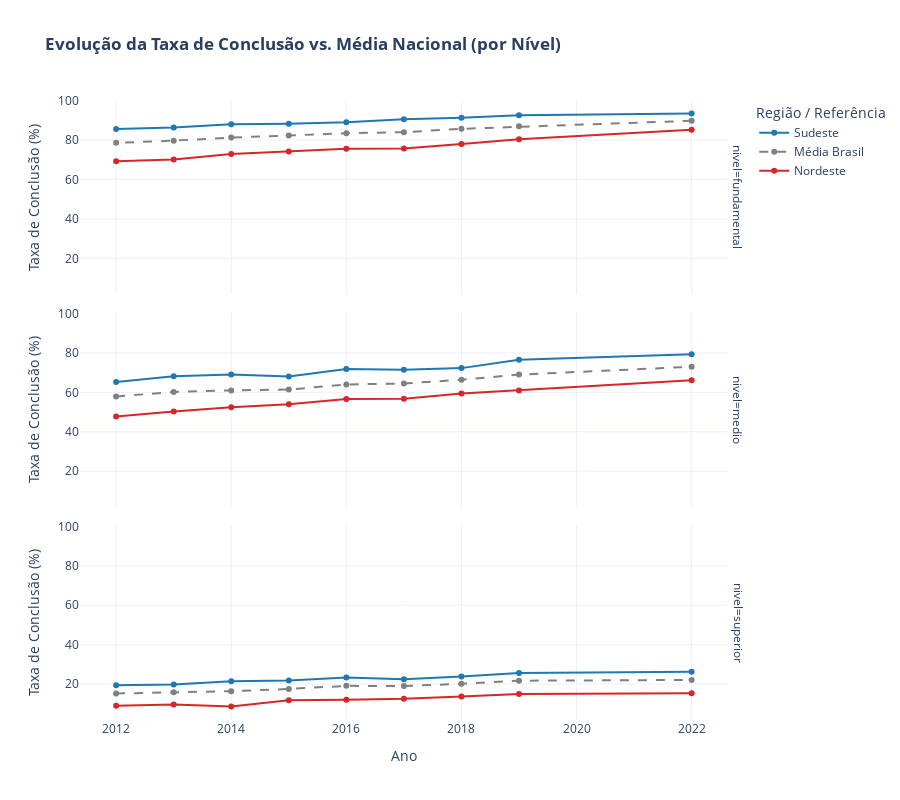

Notebook code for this chart:
### Markdown cell above
### 5. Visualização Focada com Média por Nível

Gráfico de evolução comparando Sudeste e Nordeste, incluindo a linha de referência da Média Brasil para cada nível de ensino.

### Code cell
fig_evolucao_com_media = px.line(
    df_plot_final,
    x='ano',
    y='taxa_concluiu_pct',
    color='regiao',          # Agora contém 'Nordeste', 'Sudeste' e 'Média Brasil'
    line_dash='regiao',        # Define o estilo da linha com base na mesma coluna
    facet_row='nivel',
    title='<b>Evolução da Taxa de Conclusão vs. Média Nacional (por Nível)</b>',
    labels={'ano': 'Ano', 'taxa_concluiu_pct': 'Taxa de Conclusão (%)', 'regiao': 'Região / Referência'},
    markers=True,
    # Define a ordem para a legenda e para os subplots
    category_orders={
        "nivel": ["fundamental", "medio", "superior"],
        "regiao": ["Sudeste", "Média Brasil", "Nordeste"]
    },
    # Mapeia cores específicas para cada categoria
    color_discrete_map={
        'Sudeste': '#1f77b4',
        'Nordeste': '#d62728',
        'Média Brasil': 'gray'
    },
    # Mapeia estilos de linha específicos
    line_dash_map={
        'Sudeste': 'solid',
        'Nordeste': 'solid',
        'Média Brasil': 'dash'
    }
)

fig_evolucao_com_media.update_layout(height=800)
fig_evolucao_com_media.show()

### Figure 1 — Plotly figure (JSON) as saved in the notebook; plotly's stock layout.template omitted (floating-point values rounded to 4 significant figures)
{"data": [{"hovertemplate": "Região / Referência=Sudeste<br>nivel=fundamental<br>Ano=%{x}<br>Taxa de Conclusão (%)=%{y}<extra></extra>", "legendgroup": "Sudeste", "line": {"color": "#1f77b4", "dash": "solid"}, "marker": {"symbol": "circle"}, "mode": "lines+markers", "name": "Sudeste", "orientation": "v", "showlegend": true, "type": "scatter", "x": [2022, 2019, 2018, 2017, 2016, 2015, 2014, 2013, 2012], "xaxis": "x3", "y": [93.5, 92.6, 91.3, 90.6, 89.1, 88.3, 88, 86.4, 85.6], "yaxis": "y3"}, {"hovertemplate": "Região / Referência=Sudeste<br>nivel=medio<br>Ano=%{x}<br>Taxa de Conclusão (%)=%{y}<extra></extra>", "legendgroup": "Sudeste", "line": {"color": "#1f77b4", "dash": "solid"}, "marker": {"symbol": "circle"}, "mode": "lines+markers", "name": "Sudeste", "orientation": "v", "showlegend": false, "type": "scatter", "x": [2012, 2013, 2014, 2015, 2016, 2017, 2018, 2019, 2022], "xaxis": "x2", "y": [65.3, 68.2, 69.1, 68.1, 71.9, 71.5, 72.3, 76.5, 79.3], "yaxis": "y2"}, {"hovertemplate": "Região / Referência=Sudeste<br>nivel=superior<br>Ano=%{x}<br>Taxa de Conclusão (%)=%{y}<extra></extra>", "legendgroup": "Sudeste", "line": {"color": "#1f77b4", "dash": "solid"}, "marker": {"symbol": "circle"}, "mode": "lines+markers", "name": "Sudeste", "orientation": "v", "showlegend": false, "type": "scatter", "x": [2012, 2013, 2014, 2015, 2016, 2017, 2018, 2019, 2022], "xaxis": "x", "y": [19.4, 19.8, 21.4, 21.8, 23.3, 22.4, 23.9, 25.6, 26.2], "yaxis": "y"}, {"hovertemplate": "Região / Referência=Média Brasil<br>nivel=fundamental<br>Ano=%{x}<br>Taxa de Conclusão (%)=%{y}<extra></extra>", "legendgroup": "Média Brasil", "line": {"color": "gray", "dash": "dash"}, "marker": {"symbol": "circle"}, "mode": "lines+markers", "name": "Média Brasil", "orientation": "v", "showlegend": true, "type": "scatter", "x": [2022, 2019, 2018, 2017, 2016, 2015, 2014, 2013, 2012], "xaxis": "x3", "y": [89.8, 87, 85.7, 84, 83.5, 82.3, 81.3, 79.7, 78.6], "yaxis": "y3"}, {"hovertemplate": "Região / Referência=Média Brasil<br>nivel=medio<br>Ano=%{x}<br>Taxa de Conclusão (%)=%{y}<extra></extra>", "legendgroup": "Média Brasil", "line": {"color": "gray", "dash": "dash"}, "marker": {"symbol": "circle"}, "mode": "lines+markers", "name": "Média Brasil", "orientation": "v", "showlegend": false, "type": "scatter", "x": [2012, 2013, 2014, 2015, 2016, 2017, 2018, 2019, 2022], "xaxis": "x2", "y": [57.9, 60.2, 61, 61.4, 64, 64.5, 66.4, 69, 73], "yaxis": "y2"}, {"hovertemplate": "Região / Referência=Média Brasil<br>nivel=superior<br>Ano=%{x}<br>Taxa de Conclusão (%)=%{y}<extra></extra>", "legendgroup": "Média Brasil", "line": {"color": "gray", "dash": "dash"}, "marker": {"symbol": "circle"}, "mode": "lines+markers", "name": "Média Brasil", "orientation": "v", "showlegend": false, "type": "scatter", "x": [2012, 2013, 2014, 2015, 2016, 2017, 2018, 2019, 2022], "xaxis": "x", "y": [15.2, 15.8, 16.4, 17.5, 19.1, 19, 20.1, 21.7, 22.1], "yaxis": "y"}, {"hovertemplate": "Região / Referência=Nordeste<br>nivel=fundamental<br>Ano=%{x}<br>Taxa de Conclusão (%)=%{y}<extra></extra>", "legendgroup": "Nordeste", "line": {"color": "#d62728", "dash": "solid"}, "marker": {"symbol": "circle"}, "mode": "lines+markers", "name": "Nordeste", "orientation": "v", "showlegend": true, "type": "scatter", "x": [2022, 2019, 2018, 2017, 2016, 2015, 2014, 2013, 2012], "xaxis": "x3", "y": [85.3, 80.4, 78, 75.7, 75.6, 74.2, 72.9, 70.1, 69.2], "yaxis": "y3"}, {"hovertemplate": "Região / Referência=Nordeste<br>nivel=medio<br>Ano=%{x}<br>Taxa de Conclusão (%)=%{y}<extra></extra>", "legendgroup": "Nordeste", "line": {"color": "#d62728", "dash": "solid"}, "marker": {"symbol": "circle"}, "mode": "lines+markers", "name": "Nordeste", "orientation": "v", "showlegend": false, "type": "scatter", "x": [2012, 2013, 2014, 2015, 2016, 2017, 2018, 2019, 2022], "xaxis": "x2", "y": [47.8, 50.3, 52.4, 54, 56.6, 56.8, 59.4, 61, 66.1], "yaxis": "y2"}, {"hovertemplate": "Região / Referência=Nordeste<br>nivel=superior<br>Ano=%{x}<br>Taxa de Conclusão (%)=%{y}<extra></extra>", "legendgroup": "Nordeste", "line": {"color": "#d62728", "dash": "solid"}, "marker": {"symbol": "circle"}, "mode": "lines+markers", "name": "Nordeste", "orientation": "v", "showlegend": false, "type": "scatter", "x": [2012, 2013, 2014, 2015, 2016, 2017, 2018, 2019, 2022], "xaxis": "x", "y": [9, 9.6, 8.6, 11.8, 12, 12.5, 13.7, 15, 15.3], "yaxis": "y"}], "layout": {"annotations": [{"font": {}, "showarrow": false, "text": "nivel=superior", "textangle": 90, "x": 0.98, "xanchor": "left", "xref": "paper", "y": 0.1567, "yanchor": "middle", "yref": "paper"}, {"font": {}, "showarrow": false, "text": "nivel=medio", "textangle": 90, "x": 0.98, "xanchor": "left", "xref": "paper", "y": 0.5, "yanchor": "middle", "yref": "paper"}, {"font": {}, "showarrow": false, "text": "nivel=fundamental", "textangle": 90, "x": 0.98, "xanchor": "left", "xref": "paper", "y": 0.8433, "yanchor": "middle", "yref": "paper"}], "height": 800, "legend": {"title": {"text": "Região / Referência"}, "tracegroupgap": 0}, "title": {"text": "<b>Evolução da Taxa de Conclusão vs. Média Nacional (por Nível)</b>"}, "xaxis": {"anchor": "y", "domain": [0, 0.98], "title": {"text": "Ano"}}, "xaxis2": {"anchor": "y2", "domain": [0, 0.98], "matches": "x", "showticklabels": false}, "xaxis3": {"anchor": "y3", "domain": [0, 0.98], "matches": "x", "showticklabels": false}, "yaxis": {"anchor": "x", "domain": [0, 0.3133], "title": {"text": "Taxa de Conclusão (%)"}}, "yaxis2": {"anchor": "x2", "domain": [0.3433, 0.6567], "matches": "y", "title": {"text": "Taxa de Conclusão (%)"}}, "yaxis3": {"anchor": "x3", "domain": [0.6867, 1.0], "matches": "y", "title": {"text": "Taxa de Conclusão (%)"}}}}
